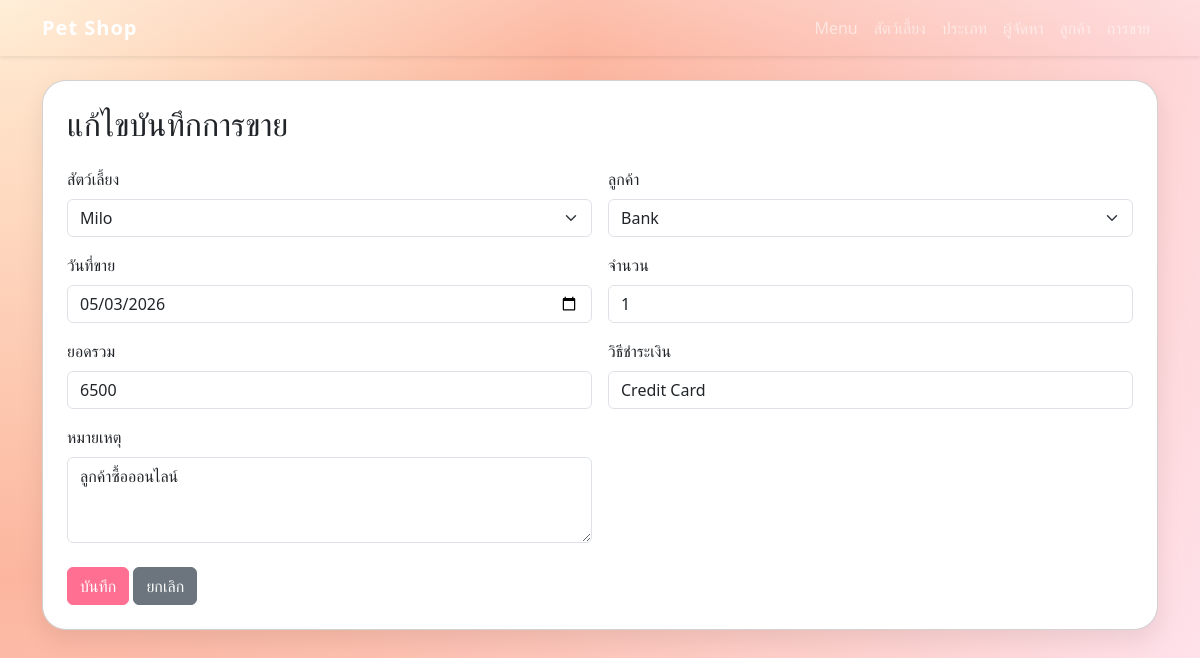
Screenshot of /sale/edit/2 with the database file from the repository.
### tables this page shows
CREATE TABLE sales (
    sale_id INTEGER PRIMARY KEY AUTOINCREMENT,
    pet_id INTEGER NOT NULL,
    customer_id INTEGER NOT NULL,
    sale_date DATE NOT NULL,
    quantity INTEGER NOT NULL DEFAULT 1 CHECK(quantity > 0),
    total_price DECIMAL(10, 2) NOT NULL CHECK(total_price > 0),
    payment_method VARCHAR(50),
    notes TEXT,
    created_at TIMESTAMP DEFAULT CURRENT_TIMESTAMP,
    FOREIGN KEY (pet_id) REFERENCES pets(pet_id),
    FOREIGN KEY (customer_id) REFERENCES customers(customer_id)
);

CREATE TABLE pets (
    pet_id INTEGER PRIMARY KEY AUTOINCREMENT,
    name VARCHAR(100) NOT NULL,
    category_id INTEGER NOT NULL,
    supplier_id INTEGER NOT NULL,
    age_months INTEGER NOT NULL CHECK(age_months >= 0),
    price DECIMAL(10, 2) NOT NULL CHECK(price > 0),
    status VARCHAR(20) DEFAULT 'Available',
    color VARCHAR(50),
    description TEXT,
    photo_url VARCHAR(255),
    created_at TIMESTAMP DEFAULT CURRENT_TIMESTAMP,
    FOREIGN KEY (category_id) REFERENCES categories(category_id),
    FOREIGN KEY (supplier_id) REFERENCES suppliers(supplier_id)
);

CREATE TABLE customers (
    customer_id INTEGER PRIMARY KEY AUTOINCREMENT,
    name VARCHAR(100) NOT NULL,
    email VARCHAR(100),
    phone VARCHAR(20),
    address TEXT,
    city VARCHAR(50),
    member_since TIMESTAMP DEFAULT CURRENT_TIMESTAMP,
    created_at TIMESTAMP DEFAULT CURRENT_TIMESTAMP
);

### app.py (the view, shortened to what this page needs)
@app.route("/sale/edit/<int:sale_id>", methods=["GET", "POST"])
def edit_sale(sale_id):
    conn = get_db_connection()
    sale = conn.execute("SELECT * FROM sales WHERE sale_id = ?", (sale_id,)).fetchone()
    pets = conn.execute("SELECT pet_id, name FROM pets ORDER BY name").fetchall()
    customers_list = conn.execute("SELECT customer_id, name FROM customers ORDER BY name").fetchall()
    if sale is None:
        conn.close()
        flash("ไม่พบข้อมูลการขาย", "warning")
        return redirect(url_for("sales"))
    fields = [
        {"name": "pet_id", "label": "สัตว์เลี้ยง", "type": "select", "options": [{"value": pet["pet_id"], "label": pet["name"]} for pet in pets], "required": True},
        {"name": "customer_id", "label": "ลูกค้า", "type": "select", "options": [{"value": customer["customer_id"], "label": customer["name"]} for customer in customers_list], "required": True},
        {"name": "sale_date", "label": "วันที่ขาย", "type": "date", "required": True},
        {"name": "quantity", "label": "จำนวน", "type": "number", "required": True, "min": 1},
        {"name": "total_price", "label": "ยอดรวม", "type": "number", "step": "0.01", "required": True},
        {"name": "payment_method", "label": "วิธีชำระเงิน", "type": "text"},
        {"name": "notes", "label": "หมายเหตุ", "type": "textarea"},
    ]
    conn.close()
    return render_template("entity_form.html", title="แก้ไขบันทึกการขาย", fields=fields, item=sale, submit_label="บันทึก")

### app.py (called while the page is built)
def get_db_connection():
    conn = sqlite3.connect(DB_PATH)
    conn.row_factory = sqlite3.Row
    conn.execute("PRAGMA foreign_keys = ON")
    return conn

### templates/entity_form.html (shortened to what this page needs)
{% extends 'base.html' %}
{% block content %}
<div class="card card-fun p-4">
  <h2 class="mb-4">{{ title }}</h2>
  <form method="post">
    <div class="row g-3">
      {% for field in fields %}
        <div class="col-md-{{ field.col|default('6') }}">
          <label class="form-label">{{ field.label }}</label>
          {% if field.type == 'textarea' %}
            <textarea name="{{ field.name }}" class="form-control" rows="3" {% if field.required %}required{% endif %}>{{ item[field.name] if item and item[field.name] is not none else '' }}</textarea>
          {% elif field.type == 'select' %}
            <select name="{{ field.name }}" class="form-select" {% if field.required %}required{% endif %}>
              {% for option in field.options %}
                <option value="{{ option.value }}" {% if item and item[field.name] == option.value %}selected{% endif %}>{{ option.label }}</option>
              {% endfor %}
            </select>
          {% else %}
            <input type="{{ field.type }}" name="{{ field.name }}" class="form-control" value="{{ item[field.name] if item and item[field.name] is not none else field.default|default('') }}" {% if field.required %}required{% endif %} {% if field.min is defined %}min="{{ field.min }}"{% endif %} {% if field.step is defined %}step="{{ field.step }}"{% endif %}>
          {% endif %}
        </div>
      {% endfor %}
    </div>
    <div class="mt-4">
      <button type="submit" class="btn btn-primary">{{ submit_label }}</button>
      <a href="{{ request.referrer or url_for('index') }}" class="btn btn-secondary">ยกเลิก</a>
    </div>
  </form>
</div>
{% endblock %}

### templates/base.html (style rules this page uses)
body { background: radial-gradient(circle at top left, #ffecd2, #fcb69f 40%, #ffe5f1 100%); min-height: 100vh; }
.card-fun { border-radius: 24px; box-shadow: 0 10px 25px rgba(0, 0, 0, 0.08); }
.btn-primary { background: #ff6f91; border-color: #ff6f91; }

### rows the page displays
sales: pet_id "Milo" "Bank", sale_date "05/03/2026" "1" "6500" "Credit Card", notes "ลูกค้าซื้อออนไลน์"

### other values shown
{{ title }} "แก้ไขบันทึกการขาย"
{{ field.label }} "สัตว์เลี้ยง" "ลูกค้า" "วันที่ขาย" "จำนวน" "ยอดรวม" "วิธีชำระเงิน" "หมายเหตุ"
{{ submit_label }} "บันทึก"
